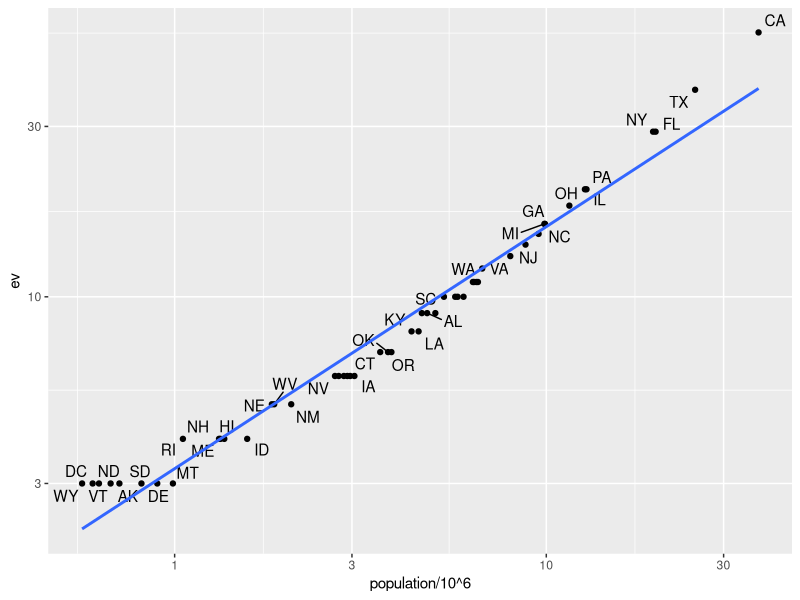

The R source for this figure:
## ---- chunk 1
library(tidyverse)
library(dslabs)
head(murders)
## ---- chunk 2
head(results_us_election_2016)
## ---- chunk 3
identical(results_us_election_2016$state, murders$state)
## ---- chunk 4
tab <- left_join(murders, results_us_election_2016, by = "state") |>
  select(-others) |> rename(ev = electoral_votes)
head(tab)
## ---- chunk 5
library(ggrepel)
tab |> ggplot(aes(population/10^6, ev, label = abb)) +
  geom_point() +
  scale_x_log10() + scale_y_log10() +
  geom_text_repel() + 
  geom_smooth(method = "lm", se = FALSE)
## ---- chunk 6
tab_1 <- slice(murders, 1:6) |> select(state, population)
tab_2 <- results_us_election_2016 |> 
  filter(state %in% c("Alabama", "Alaska", "Arizona", 
                    "California", "Connecticut", "Delaware")) |> 
  select(state, electoral_votes) |> rename(ev = electoral_votes)
## ---- chunk 7
left_join(tab_1, tab_2, by = "state")
## ---- chunk 8
tab_1 |> right_join(tab_2, by = "state")
## ---- chunk 9
inner_join(tab_1, tab_2, by = "state")
## ---- chunk 10
full_join(tab_1, tab_2, by = "state")
## ---- chunk 11
semi_join(tab_1, tab_2, by = "state")
## ---- chunk 12
anti_join(tab_1, tab_2, by = "state")
## ---- chunk 13
bind_cols(a = 1:3, b = 4:6)
## ---- chunk 14
tab_1 <- tab[, 1:3]
tab_2 <- tab[, 4:6]
tab_3 <- tab[, 7:8]
new_tab <- bind_cols(tab_1, tab_2, tab_3)
head(new_tab)
## ---- chunk 15
tab_1 <- tab[1:2,]
tab_2 <- tab[3:4,]
bind_rows(tab_1, tab_2)
## ---- chunk 16
intersect(1:10, 6:15)
## ---- chunk 17
intersect(c("a","b","c"), c("b","c","d"))
## ---- chunk 18
tab_1 <- tab[1:5,]
tab_2 <- tab[3:7,]
dplyr::intersect(tab_1, tab_2)
## ---- chunk 19
union(1:10, 6:15)
union(c("a","b","c"), c("b","c","d"))
## ---- chunk 20
tab_1 <- tab[1:5,]
tab_2 <- tab[3:7,]
dplyr::union(tab_1, tab_2) 
## ---- chunk 21
setdiff(1:10, 6:15)
setdiff(6:15, 1:10)
## ---- chunk 22
tab_1 <- tab[1:5,]
tab_2 <- tab[3:7,]
dplyr::setdiff(tab_1, tab_2)
## ---- chunk 23
setequal(1:5, 1:6)
## ---- chunk 24
setequal(1:5, 5:1)
## ---- chunk 25
dplyr::setequal(tab_1, tab_2)
